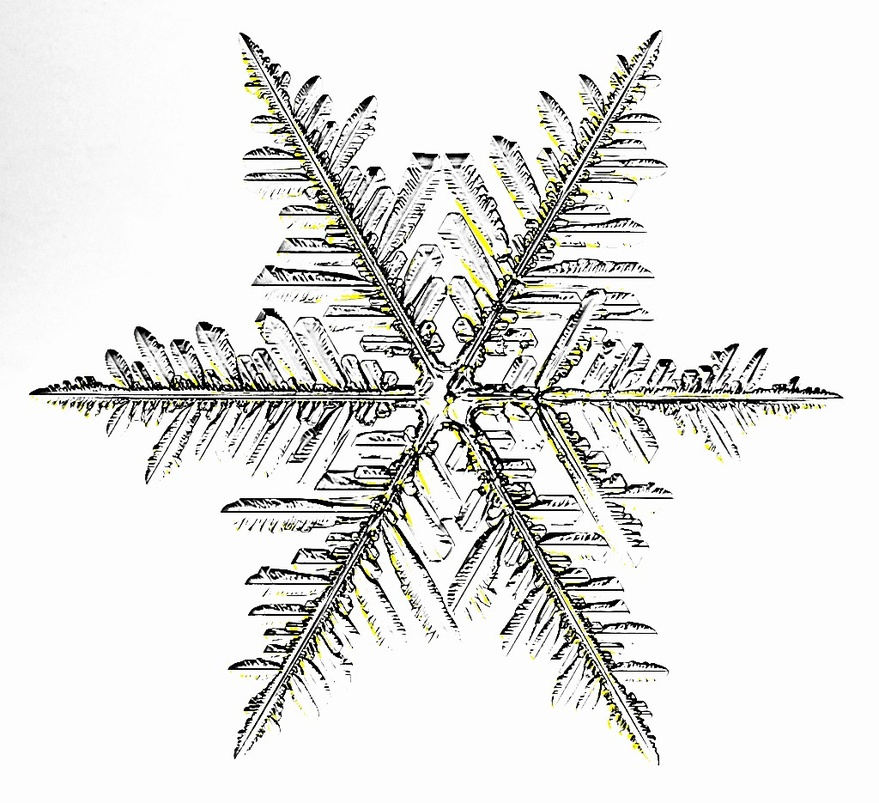
#> input picture code/analyse/1.(softologyblog, 2016).jpg, 879 x 803 px, shrunk from 1024 x 935 before the run; its folder holds only this picture in this run
$ jupyter execute analyse2.ipynb
#> lines starting #> are read from the running program, lines starting #| are printed output that depends on the picture; after the words box and inside, x2 and y2 are one past the last pixel; in counts of white or black regions, pixels touching at a corner belong together
[cell 1]
import numpy as np
import matplotlib.pyplot as plt
from PIL import Image
import glob

[cell 2]
# ---------- hjælp: boxcount + fraktal-dimension ----------
def boxcount(Z, k):
    S = np.add.reduceat(
            np.add.reduceat(Z, np.arange(0, Z.shape[0], k), axis=0),
            np.arange(0, Z.shape[1], k), axis=1)
    return np.count_nonzero(S)

def fractal_dimension_image(filename, t=150, plot=True):
#> called with filename = '1.(softologyblog, 2016).jpg', t = 150, plot = False
    img = Image.open(filename).convert("L")
    I = np.array(img, dtype=float)

    Z = (I < t).astype(int)
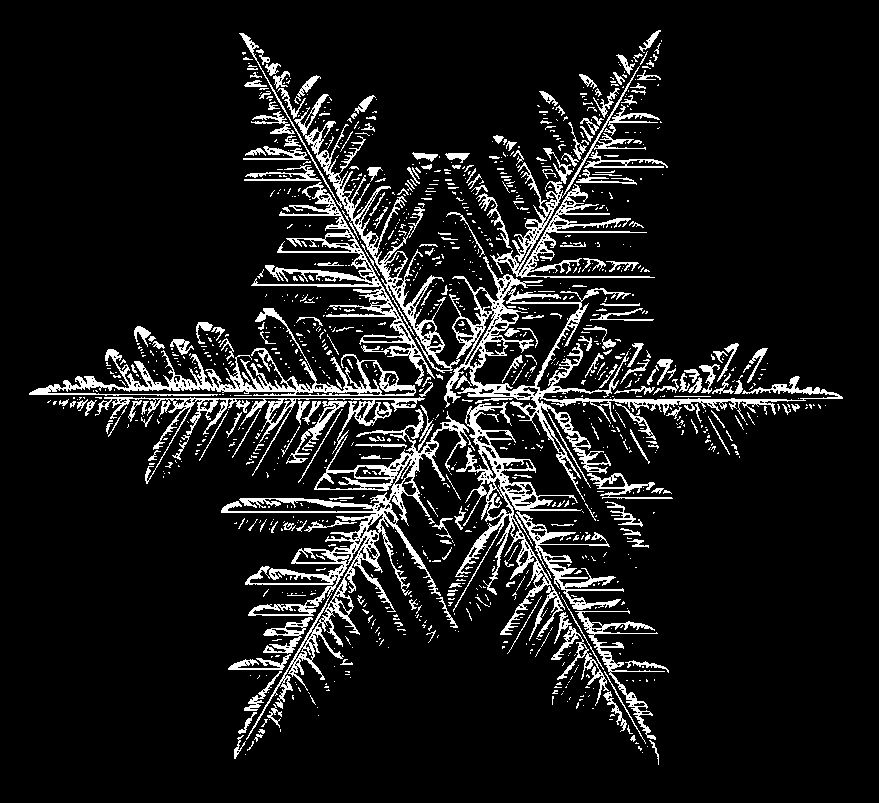
#> Z: shape (803, 879) int64; values 0 (black) and 1 (white), 10.1% white in thin lines or dots, all inside (x1, y1, x2, y2) = (29, 30, 843, 765)

    p = min(Z.shape)
    n = int(np.floor(np.log2(p)))
    sizes = 2**np.arange(n, 1, -1)

    counts = np.array([boxcount(Z, s) for s in sizes], dtype=float)
#> in boxcount, `S = np.add.reduceat( np.add.reduceat(Z, np.arange(0, Z.shape[0], k), a..`: S = [[35514, 18997], [10153, 6910]]
#> in boxcount (call 6), `S = np.add.reduceat( np.add.reduceat(Z, np.arange(0, Z.shape[0], k), a..`:
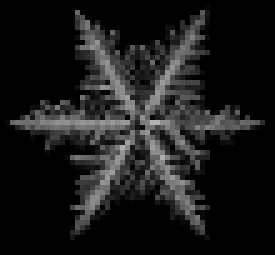
#> S: shape (51, 55) int64 (shown 5 times larger); min 0, max 178, mean 25.5
#> in boxcount (call 7), `S = np.add.reduceat( np.add.reduceat(Z, np.arange(0, Z.shape[0], k), a..`:
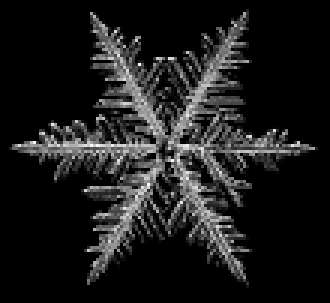
#> S: shape (101, 110) int64 (shown 3 times larger); min 0, max 58, mean 6.4; drawn with min black and max white
#> in boxcount (call 8), `S = np.add.reduceat( np.add.reduceat(Z, np.arange(0, Z.shape[0], k), a..`:
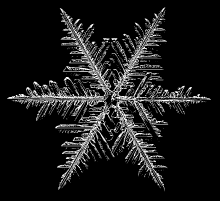
#> S: shape (201, 220) int64; min 0, max 16, mean 1.62; drawn with min black and max white
#> counts = [4, 10, 33, 99, 321, 1108, 3632, 10969]

    x = np.log(1.0 / sizes)
    y = np.log(counts)
#> y = [1.39, 2.3, 3.5, 4.6, 5.77, 7.01, 8.2, 9.3]
    D, a = np.polyfit(x, y, 1)
#> D = 1.66; a = 11.58

    if plot:
        plt.figure(figsize=(5,4))
        plt.plot(x, y, 'o-', label='data')
        plt.plot(x, a + D*x, 'r--', label=f'fit, D={D:.3f}')
        plt.xlabel("log(1/box size)")
        plt.ylabel("log(N(boxes))")
        plt.legend()
        plt.title(filename)
        plt.tight_layout()
        plt.show()

    return D

extensions = ("*.jpg", "*.png")
files = sorted([f for ext in extensions for f in glob.glob(ext)])

results = []
for f in files:
    D = fractal_dimension_image(f, t=150, plot=False)
#> D = 1.66
    results.append((f, D))

print("Fil\t\tFraktal-dimension")
for f, D in results:
    print(f"{f}\t{D:.3f}")
#> this loop made 1 pass
#> (f, D) on pass 1: ('1.(softologyblog, 2016).jpg', 1.66)
#> (printed output is left out)

[cell 3]
# ----------angular distribution----------
def angular_distribution(filename, t=150, nbins=72):
    img = Image.open(filename).convert("L")
    I = np.array(img, dtype=float)

    ny, nx = I.shape
    cx, cy = nx / 2.0, ny / 2.0

    y, x = np.indices((ny, nx))
    # vinkel i [-pi, pi]
    theta = np.arctan2(y - cy, x - cx)

    struct_mask = (I < t).astype(float)

    bin_edges = np.linspace(-np.pi, np.pi, nbins + 1)
    bin_centers = 0.5 * (bin_edges[:-1] + bin_edges[1:])

    N_total, _ = np.histogram(theta, bins=bin_edges)
    N_struct, _ = np.histogram(theta, bins=bin_edges, weights=struct_mask)

    frac_struct = np.zeros_like(bin_centers)
    valid = N_total > 0
    frac_struct[valid] = 100.0 * N_struct[valid] / N_total[valid]

    return bin_centers, frac_struct, struct_mask, (cx, cy)


extensions = ("*.jpg", "*.png")
files = sorted([f for ext in extensions for f in glob.glob(ext)])
#> files = ['1.(softologyblog, 2016).jpg']

for f in files:
    th, frac_theta, mask, (cx, cy) = angular_distribution(f, t=150, nbins=72)
#> in angular_distribution, `N_total, _ = np.histogram(theta, bins=bin_edges)`:
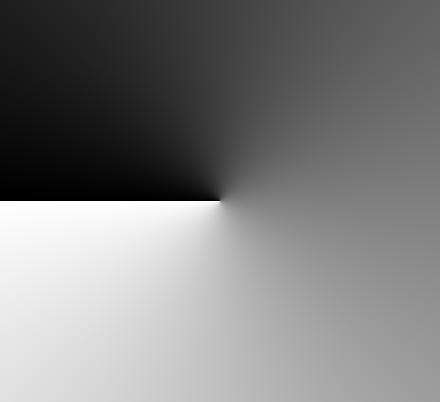
#> theta: shape (803, 879) float64 (shown at 1/2 size); min -3.14, max 3.14, mean -0.00196; drawn with min black and max white
#> in angular_distribution, `N_struct, _ = np.histogram(theta, bins=bin_edges, weights=struct_mask)`: N_struct = 72 values, max 3344 at index 12, min 243 at index 6, mean 994.1
#> th = 72 values from -3.1 to 3.1; frac_theta = 72 values, max 37.27 at index 12, min 2.04 at index 6, mean 10.65; cx = 439.5; cy = 401.5

    fig, axs = plt.subplots(1, 2, figsize=(10, 4))
    fig.suptitle(f)

    # billede / struktur + centrum
    axs[0].imshow(mask, cmap="gray")
    axs[0].scatter([cx], [cy], c="red", s=40, marker="+")
    axs[0].set_title("Struktur (mask) med centrum")
    axs[0].axis("off")

    # vinkel-fordeling (kan også tegnes som polær)
    axs[1].plot(th, frac_theta)
    axs[1].set_xlabel(r"$\theta$ (rad)")
    axs[1].set_ylabel("Struktur-pixels (%)")
    axs[1].set_title("Angular distribution")

    plt.tight_layout()
    plt.show()
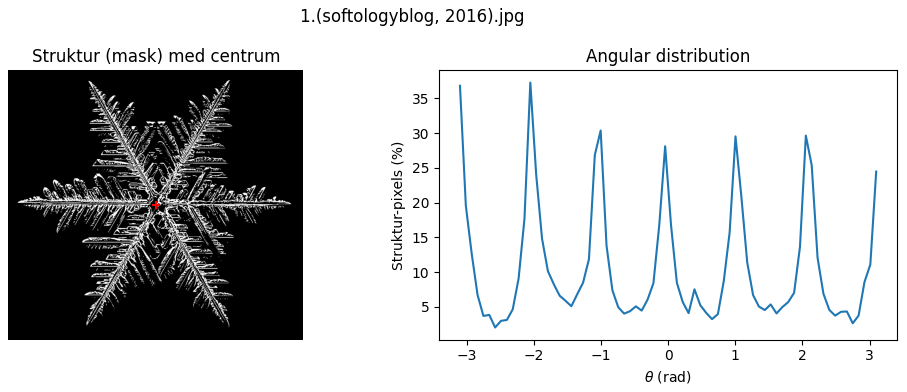
#> figure drawn by matplotlib, 2 panels; panel 2: curve peaks at x = -2.05, y = 37.27

    # alternativ: polært plot
    plt.figure(figsize=(4,4))
    axp = plt.subplot(111, projection="polar")
    axp.plot(th, frac_theta)
    axp.set_title("Angular distribution (polar)")
    plt.show()
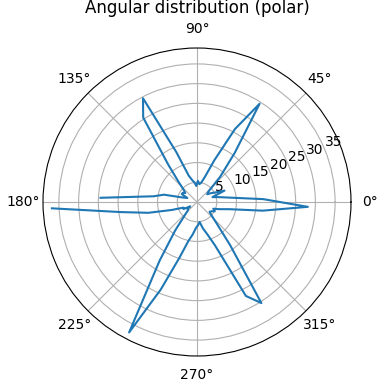
#> figure drawn by matplotlib, 1 panel; curve peaks at x = -2.05, y = 37.27

[cell 4]
#---------- radial masse og centrum----------

def radial_mass_and_color(filename, t=150, dr=1.0):
    img = Image.open(filename).convert("L")
    I = np.array(img, dtype=float)

    ny, nx = I.shape
    cx, cy = nx / 2.0, ny / 2.0

    y, x = np.indices((ny, nx))
    r = np.sqrt((x - cx)**2 + (y - cy)**2)

    r_max = r.max()
    nbins = int(r_max // dr)
    bin_edges = np.linspace(0, r_max, nbins + 1)
    bin_centers = 0.5 * (bin_edges[:-1] + bin_edges[1:])

    structure_mask = (I < t).astype(float)

    deltaM, _ = np.histogram(r, bins=bin_edges, weights=structure_mask)
    M = np.cumsum(deltaM)
    Mf = deltaM / (2 * np.pi * bin_centers * dr)

    N_total, _ = np.histogram(r, bins=bin_edges)
    N_struct, _ = np.histogram(r, bins=bin_edges, weights=structure_mask)

    frac_struct = np.zeros_like(bin_centers)
    valid = N_total > 0
    frac_struct[valid] = 100.0 * N_struct[valid] / N_total[valid]

    return bin_centers, M, Mf, structure_mask, cx, cy, frac_struct


extensions = ("*.jpg", "*.png")
files = sorted([f for ext in extensions for f in glob.glob(ext)])

for f in files:
    r, M, Mf, mask, cx, cy, frac_color = radial_mass_and_color(f, t=150, dr=1.0)
#> in radial_mass_and_color, `deltaM, _ = np.histogram(r, bins=bin_edges, weights=structure_mask)`: deltaM = 595 values, max 331 at index 189, min 0 at index 0, mean 120.3
#> in radial_mass_and_color, `deltaM, _ = np.histogram(r, bins=bin_edges, weights=structure_mask)`:
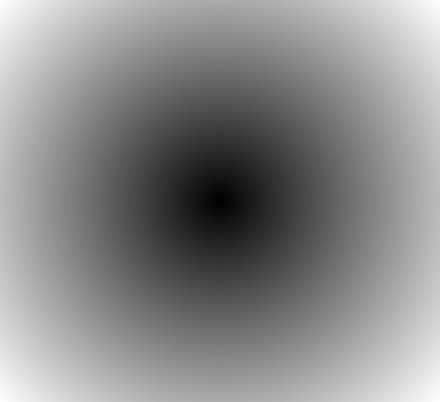
#> r: shape (803, 879) float64 (shown at 1/2 size); min 0.707, max 595.3, mean 322; drawn with min black and max white
#> in radial_mass_and_color, `M = np.cumsum(deltaM)`: M = 595 values from 0 to 71574
#> in radial_mass_and_color, `Mf = deltaM / (2 * np.pi * bin_centers * dr)`: Mf = 595 values, max 0.48 at index 31, min 0 at index 0, mean 0.133
#> in radial_mass_and_color, `N_total, _ = np.histogram(r, bins=bin_edges)`: N_total = 595 values, max 2540 at index 400, min 4 at index 0, mean 1186.3
#> in radial_mass_and_color, `N_struct, _ = np.histogram(r, bins=bin_edges, weights=structure_mask)`: N_struct has the same summary as deltaM
#> r = 595 values from 0.5 to 594.8; M = 595 values from 0 to 71574; frac_color = 595 values, max 46.57 at index 31, min 0 at index 0, mean 13.31

    fig, axs = plt.subplots(1, 4, figsize=(20, 4))
    fig.suptitle(f)

    # 1) binært billede + centrum
    axs[0].imshow(mask, cmap="gray")
    axs[0].scatter([cx], [cy], c="red", s=40, marker="+")
    axs[0].set_title("Binært billede")
    axs[0].axis("off")

    # 2) M(r)
    axs[1].plot(r, M)
    axs[1].set_xlabel("r (pixels)")
    axs[1].set_ylabel("M(r)")
    axs[1].set_title("Samlet masse M(r)")

    # 3) M_f(r)
    axs[2].plot(r, Mf)
    axs[2].set_xlabel("r (pixels)")
    axs[2].set_ylabel("M_f(r)")
    axs[2].set_title("Radial massetæthed M_f(r)")

    # 4) procent farvede pixels

    axs[3].plot(r, frac_color)
    axs[3].set_xlabel("r (pixels)")
    axs[3].set_ylabel("Masse-pixels (%)")
    axs[3].set_ylim(0, 1.1 * frac_color.max())
    axs[3].set_title("Procent masse-pixels")

    plt.tight_layout()
    plt.show()
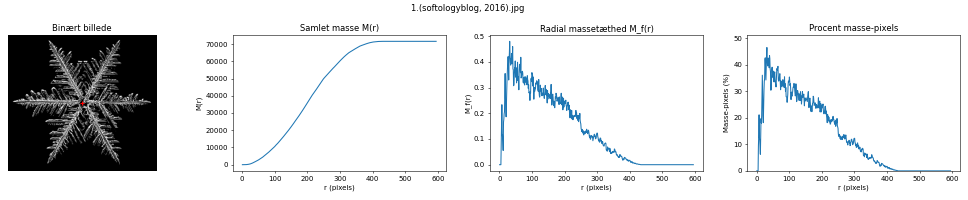
#> figure drawn by matplotlib, 4 panels; panel 2: curve peaks at x = 431.7, y = 71574; panel 3: curve peaks at x = 31.52, y = 0.48; panel 4: curve peaks at x = 31.52, y = 46.57

[cell 5]
# ---------- samlede analyser for ét billede ----------

# ---------- boxcount + fraktal-dimension ----------

def boxcount(Z, k):
    S = np.add.reduceat(
            np.add.reduceat(Z, np.arange(0, Z.shape[0], k), axis=0),
            np.arange(0, Z.shape[1], k), axis=1)
    return np.count_nonzero(S)

def fractal_dimension_from_mask(Z):
    p = min(Z.shape)
    n = int(np.floor(np.log2(p)))
    sizes = 2**np.arange(n, 1, -1)
    counts = np.array([boxcount(Z, s) for s in sizes], dtype=float)

    x = np.log(1.0 / sizes)
    y = np.log(counts)
    D, a = np.polyfit(x, y, 1)
    return D, x, y, a

# ---------- hovedanalyse for ét billede ----------

def analyse_billede(filename, t=150, dr=1.0, nbins_theta=72):
    img = Image.open(filename).convert("L")
    I = np.array(img, dtype=float)

    ny, nx = I.shape
    cx, cy = nx / 2.0, ny / 2.0

    y, x = np.indices((ny, nx))
    r = np.sqrt((x - cx)**2 + (y - cy)**2)
    theta = np.arctan2(y - cy, x - cx)

    # struktur = mørke pixels
    struct_mask = (I < t).astype(float)

    # ---------- radial massefordeling M_f(r) ----------
    r_max = r.max()
    nbins_r = int(r_max // dr)
    bin_edges_r = np.linspace(0, r_max, nbins_r + 1)
    r_centers = 0.5 * (bin_edges_r[:-1] + bin_edges_r[1:])

    deltaM, _ = np.histogram(r, bins=bin_edges_r, weights=struct_mask)
    Mf = deltaM / (2 * np.pi * r_centers * dr)

    # ---------- angular distribution (polar) ----------
    bin_edges_th = np.linspace(-np.pi, np.pi, nbins_theta + 1)
    th_centers = 0.5 * (bin_edges_th[:-1] + bin_edges_th[1:])
    N_tot_th, _ = np.histogram(theta, bins=bin_edges_th)
    N_struct_th, _ = np.histogram(theta, bins=bin_edges_th, weights=struct_mask)
    frac_theta = np.zeros_like(th_centers)
    valid_th = N_tot_th > 0
    frac_theta[valid_th] = 100.0 * N_struct_th[valid_th] / N_tot_th[valid_th]

    # ---------- fraktal-dimension (box-counting) ----------
    Z = (struct_mask > 0).astype(int)
    D, x_log, y_log, a = fractal_dimension_from_mask(Z)

    # ---------- samlet figur med 4 akser ----------
    fig = plt.figure(figsize=(18, 4))
    fig.suptitle(f"{filename}  |  Fraktal-dimension D ≈ {D:.3f}")

    # 1) struktur + centrum
    ax1 = plt.subplot(1, 4, 1)
    ax1.imshow(struct_mask, cmap="gray")
    ax1.scatter([cx], [cy], c="red", s=40, marker="+")
    ax1.set_title("Struktur + centrum")
    ax1.axis("off")

    # 2) radial massetæthed M_f(r)
    ax2 = plt.subplot(1, 4, 2)
    ax2.plot(r_centers, Mf)
    ax2.set_xlabel("r (pixels)")
    ax2.set_ylabel(r"$M_f(r)$")
    ax2.set_title("Radial massetæthed $M_f(r)$")

    # 3) angular distribution (polar)
    ax3 = plt.subplot(1, 4, 3, projection="polar")
    ax3.plot(th_centers, frac_theta)
    ax3.set_title("Angular distribution")

    # 4) box-counting plot
    ax4 = plt.subplot(1, 4, 4)
    ax4.plot(x_log, y_log, "o-", label="data")
    ax4.plot(x_log, a + D * x_log, "r--", label=f"fit D={D:.3f}")
    ax4.set_xlabel("log(1/box size)")
    ax4.set_ylabel("log(N(boxes))")
    ax4.set_title("Box-counting")
    ax4.legend()

    plt.tight_layout()
    plt.show()

    # kun D returneres (ingen ekstra plot)
    return D
# ---------- kør for alle billeder i mappen ----------
extensions = ("*.jpg", "*.png")
files = sorted([f for ext in extensions for f in glob.glob(ext)])
for f in files:
    D = analyse_billede(f, t=150, nbins_theta=72)
#> in analyse_billede, `N_struct_th, _ = np.histogram(theta, bins=bin_edges_th, weights=struct..`: N_struct_th has the same summary as N_struct in angular_distribution
#> in boxcount, `S = np.add.reduceat( np.add.reduceat(Z, np.arange(0, Z.shape[0], k), a..`: S = [[35514, 18997], [10153, 6910]]
#> in fractal_dimension_from_mask, `counts = np.array([boxcount(Z, s) for s in sizes], dtype=float)`: counts = [4, 10, 33, 99, 321, 1108, 3632, 10969]
#> in fractal_dimension_from_mask, `y = np.log(counts)`: y = [1.39, 2.3, 3.5, 4.6, 5.77, 7.01, 8.2, 9.3]
#> in fractal_dimension_from_mask, `D, a = np.polyfit(x, y, 1)`: D = 1.66; a = 11.58
#> in analyse_billede, `D, x_log, y_log, a = fractal_dimension_from_mask(Z)`: D = 1.66; x_log = [-6.24, -5.55, -4.85, -4.16, -3.47, -2.77, -2.08, -1.39]; y_log = [1.39, 2.3, 3.5, 4.6, 5.77, 7.01, 8.2, 9.3]; a = 11.58
#> in analyse_billede, `plt.show()`:
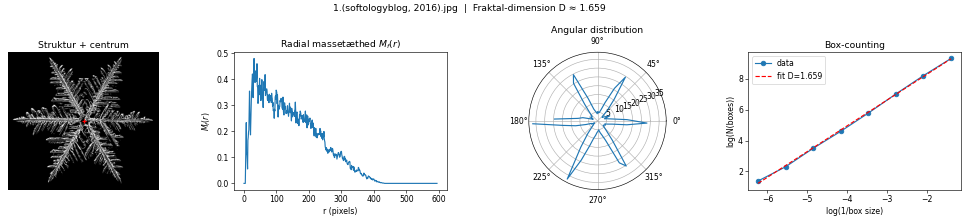
#> figure drawn by matplotlib, 4 panels; panel 2: curve peaks at x = 31.52, y = 0.48; panel 3: curve peaks at x = -2.05, y = 37.27
    print(f"{f}: D ≈ {D:.3f}")
#| 1.(softologyblog, 2016).jpg: D ≈ 1.659

$ run again, on code/analyse/Koch_Snowflake_7th_iteration.jpg
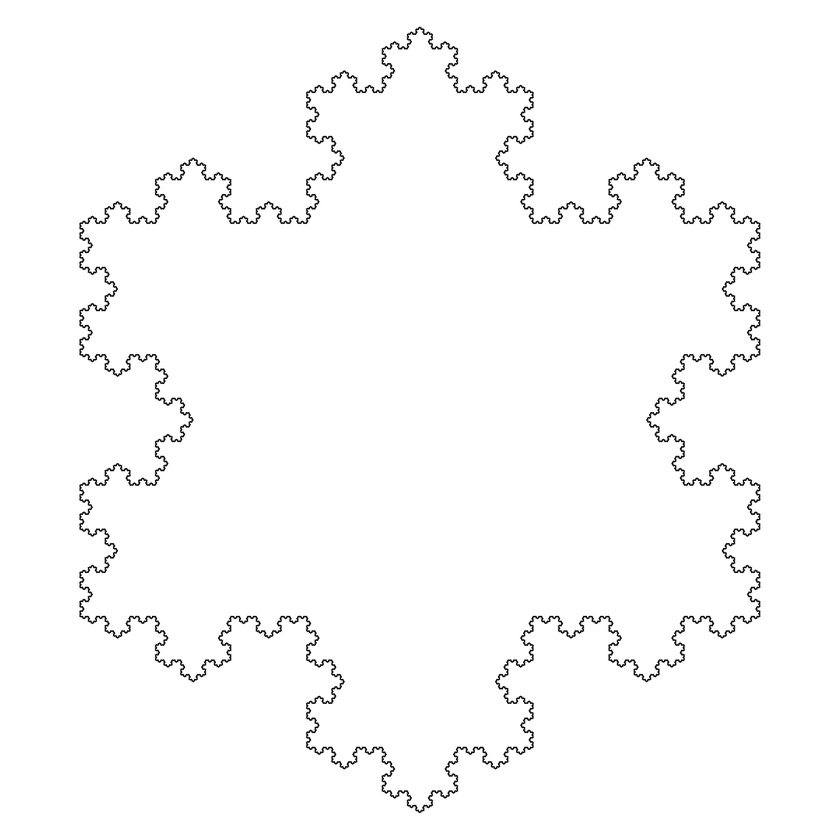
#> input picture code/analyse/Koch_Snowflake_7th_iteration.jpg, 840 x 840 px, shrunk from 7718 x 7718 before the run
#> in fractal_dimension_image, `Z = (I < t).astype(int)`:
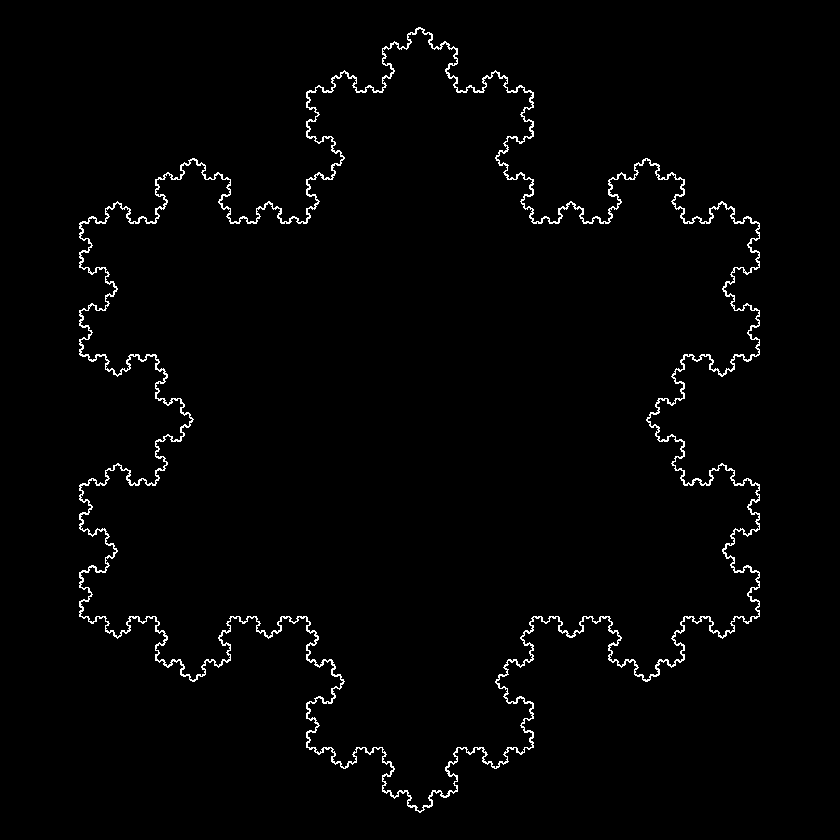
#> Z: shape (840, 840) int64; values 0 (black) and 1 (white), 1.7% white in thin lines or dots, all inside (x1, y1, x2, y2) = (79, 27, 760, 813)
#> in boxcount, `S = np.add.reduceat( np.add.reduceat(Z, np.arange(0, Z.shape[0], k), a..`: S = [[4278, 3067], [3095, 1889]]
#> in fractal_dimension_image, `counts = np.array([boxcount(Z, s) for s in sizes], dtype=float)`: counts = [4, 9, 27, 63, 156, 394, 892, 2300]
#> in fractal_dimension_image, `y = np.log(counts)`: y = [1.39, 2.2, 3.3, 4.14, 5.05, 5.98, 6.79, 7.74]
#> in fractal_dimension_image, `D, a = np.polyfit(x, y, 1)`: D = 1.31; a = 9.58
#> `D = fractal_dimension_image(f, t=150, plot=False)`: D = 1.31
#> the loop `for f, D in results:` made 1 pass
#> (f, D) on pass 1: ('Koch_Snowflake_7th_iteration.jpg', 1.31)
#> (printed output is left out)
#> files = ['Koch_Snowflake_7th_iteration.jpg']
#> in angular_distribution, `N_struct, _ = np.histogram(theta, bins=bin_edges, weights=struct_mask)`: N_struct = 72 values, max 327 at index 2, min 114 at index 60, mean 171.2
#> `th, frac_theta, mask, (cx, cy) = angular_distribution(f, t=150, nbins=..`: th = 72 values from -3.1 to 3.1; frac_theta = 72 values, max 4.04 at index 2, min 0.954 at index 27, mean 1.81; cx = 420
#> in radial_mass_and_color, `deltaM, _ = np.histogram(r, bins=bin_edges, weights=structure_mask)`: deltaM = 593 values, max 248 at index 343, min 0 at index 0, mean 20.79
#> in radial_mass_and_color, `M = np.cumsum(deltaM)`: M = 593 values from 0 to 12329
#> in radial_mass_and_color, `Mf = deltaM / (2 * np.pi * bin_centers * dr)`: Mf = 593 values, max 0.115 at index 343, min 0 at index 0, mean 0.0107
#> in radial_mass_and_color, `N_total, _ = np.histogram(r, bins=bin_edges)`: N_total = 593 values, max 2672 at index 413, min 5 at index 0, mean 1189.9
#> in radial_mass_and_color, `N_struct, _ = np.histogram(r, bins=bin_edges, weights=structure_mask)`: N_struct has the same summary as deltaM
#> `r, M, Mf, mask, cx, cy, frac_color = radial_mass_and_color(f, t=150, d..`: r = 593 values from 0.501 to 593.5; M = 593 values from 0 to 12329; frac_color = 593 values, max 11.4 at index 343, min 0 at index 0, mean 1.06
#> N_struct_th has the same summary as N_struct in angular_distribution
#> in boxcount, `S = np.add.reduceat( np.add.reduceat(Z, np.arange(0, Z.shape[0], k), a..`: S = [[4278, 3067], [3095, 1889]]
#> in fractal_dimension_from_mask, `counts = np.array([boxcount(Z, s) for s in sizes], dtype=float)`: counts = [4, 9, 27, 63, 156, 394, 892, 2300]
#> in fractal_dimension_from_mask, `y = np.log(counts)`: y = [1.39, 2.2, 3.3, 4.14, 5.05, 5.98, 6.79, 7.74]
#> in fractal_dimension_from_mask, `D, a = np.polyfit(x, y, 1)`: D = 1.31; a = 9.58
#> in analyse_billede, `D, x_log, y_log, a = fractal_dimension_from_mask(Z)`: D = 1.31; x_log = [-6.24, -5.55, -4.85, -4.16, -3.47, -2.77, -2.08, -1.39]; y_log = [1.39, 2.2, 3.3, 4.14, 5.05, 5.98, 6.79, 7.74]; a = 9.58
#> in analyse_billede, `plt.show()`:
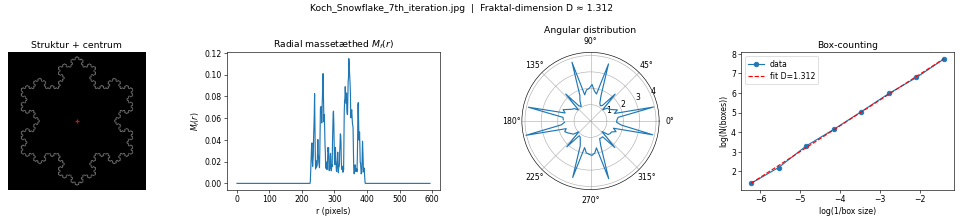
#> figure drawn by matplotlib, 4 panels; panel 2: curve peaks at x = 344.1, y = 0.115; panel 3: curve peaks at x = -2.92, y = 4.04
#| Koch_Snowflake_7th_iteration.jpg: D ≈ 1.312
